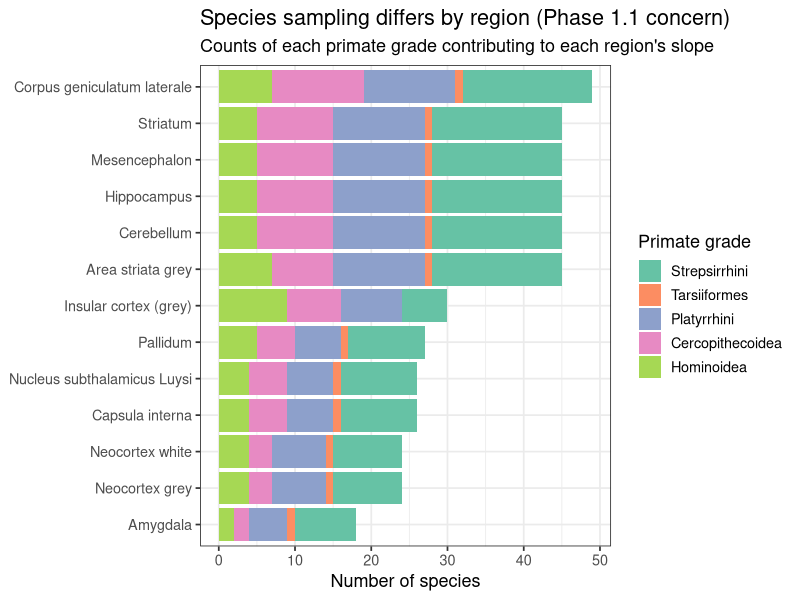
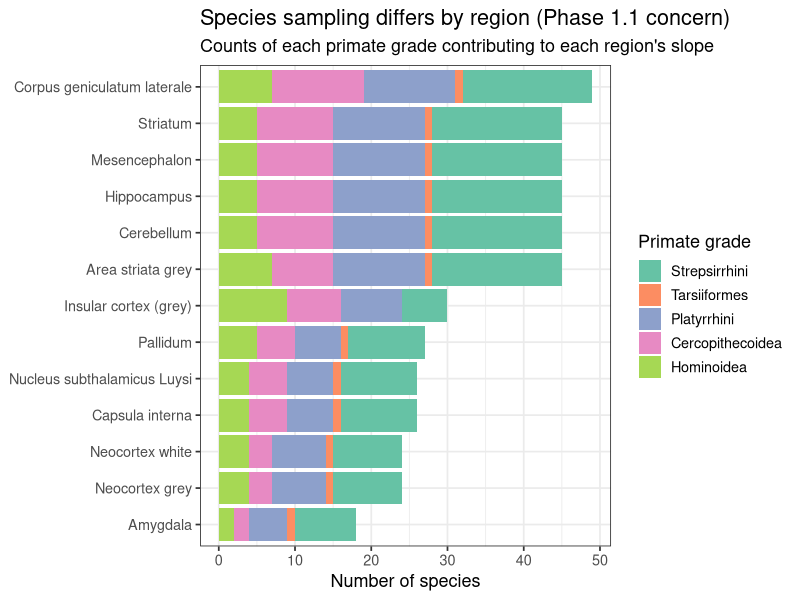
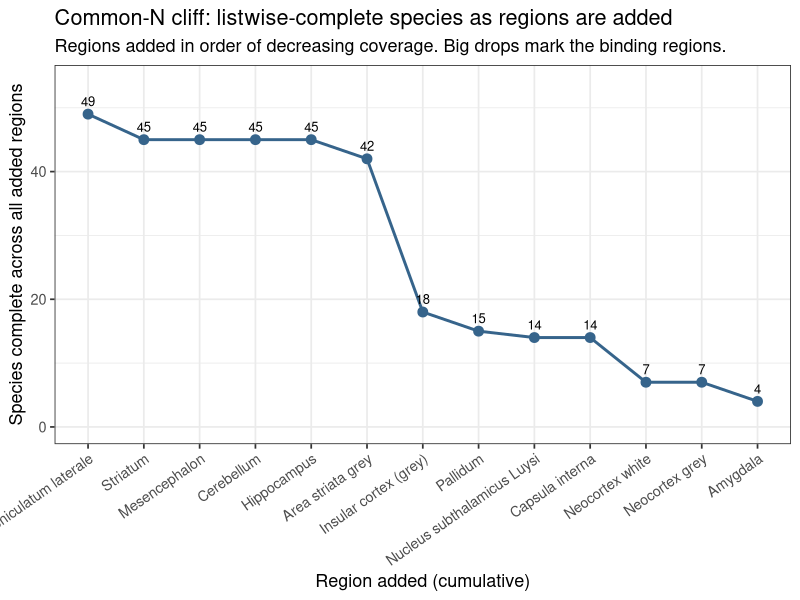
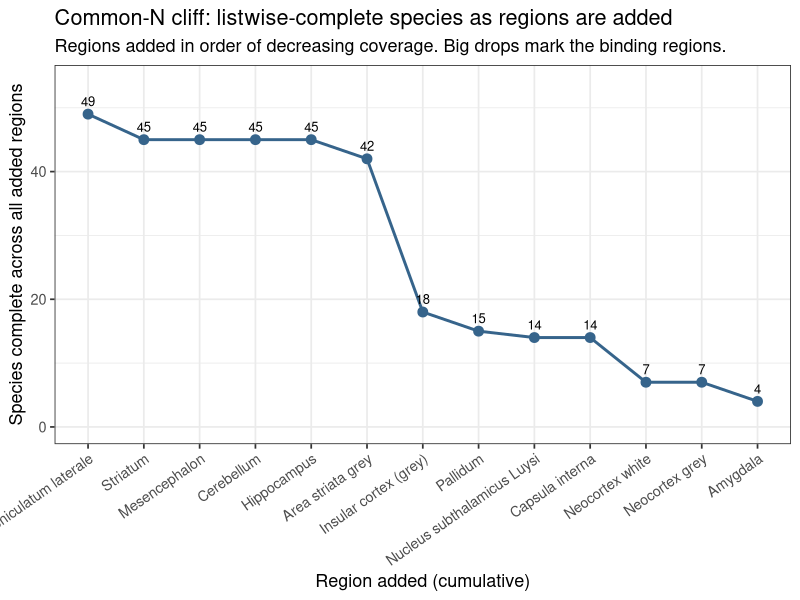

Source code (R) for these figures, in order:
# ============================================================
# Study 3 — Phase 1.1 diagnostic: missingness + clade composition
#
# Purpose: quantify the slope-comparability concern. Different regions are
# measured in different species subsets, and those subsets differ in primate
# grade composition (e.g. insula is ape-heavy / prosimian-light, cerebellum the
# opposite). PGLS does not fully remove this sampling confound, so we (a) report
# per-region N + grade composition and (b) show how a common (listwise) species
# set shrinks as regions are added — the "common-N cliff".
#
# Outputs:
#   checks/s3/phase1/s3_region_missingness_clade.csv
#   checks/s3/phase1/s3_common_N_cliff.csv
#   figs/s3/phase1/plot_clade_composition_by_region.png/.pdf
#   figs/s3/phase1/plot_common_N_cliff.png/.pdf
# ============================================================

setwd(local({ d <- normalizePath(getwd()); while (!file.exists(file.path(d, ".git")) && dirname(d) != d) d <- dirname(d); d }))  # repo root (portable; replaces hardcoded path -- see R/project_root.R)

library(tidyverse)

dir.create("checks/s3/phase1", showWarnings = FALSE, recursive = TRUE)
dir.create("figs/s3/phase1",   showWarnings = FALSE, recursive = TRUE)

# --- Data ---
Stephan <- read.csv("data_raw/Stephan_primates.csv") %>%
  filter(!is.na(Species), trimws(Species) != "") %>%   # drop trailing blank row (59 real species)
  mutate(Preferred_brain_volume = coalesce(Brain_volume, Brainvol, Total_brain_net_volume))

# Modelled regions: raw column -> display label (same order as the main script)
region_labels <- c(
  LGN_Sousa = "Corpus geniculatum laterale", Amygdala = "Amygdala", Pallidum = "Pallidum",
  NeoW_Frahm = "Neocortex white", Total_insula_volume_L = "Insular cortex (grey)",
  Nucleus_subthalamicus = "Nucleus subthalamicus Luysi", Capsula_interna = "Capsula interna",
  Striatum = "Striatum", ASG_Sousa = "Area striata grey", NeoG_Frahm = "Neocortex grey",
  Mesencephalon = "Mesencephalon", Cerebellum = "Cerebellum", Hippocampus = "Hippocampus"
)
target_cols <- names(region_labels)

# --- Primate grade lookup (genus -> grade) ---
grade_of <- function(species) {
  genus <- sub("_.*$", "", species)
  strepsirrhini <- c("Avahi","Cheirogaleus","Daubentonia","Eulemur","Galago","Galagoides",
                     "Indri","Lepilemur","Loris","Microcebus","Nycticebus","Otolemur",
                     "Perodicticus","Propithecus","Varecia")
  platyrrhini   <- c("Alouatta","Aotus","Ateles","Callithrix","Cebus","Lagothrix",
                     "Leontopithecus","Pithecia","Plecturocebus","Saguinus","Saimiri")
  cercopith     <- c("Cercocebus","Cercopithecus","Colobus","Erythrocebus","Lophocebus",
                     "Macaca","Miopithecus","Nasalis","Papio","Piliocolobus","Pygathrix",
                     "Trachypithecus")
  hominoidea    <- c("Gorilla","Homo","Hylobates","Pan","Pongo","Symphalangus")
  dplyr::case_when(
    genus == "Tarsius"        ~ "Tarsiiformes",
    genus %in% strepsirrhini  ~ "Strepsirrhini",
    genus %in% platyrrhini    ~ "Platyrrhini",
    genus %in% cercopith      ~ "Cercopithecoidea",
    genus %in% hominoidea     ~ "Hominoidea",
    TRUE                      ~ "Unassigned"
  )
}
clade_levels <- c("Strepsirrhini","Tarsiiformes","Platyrrhini","Cercopithecoidea","Hominoidea")
Stephan$grade <- factor(grade_of(Stephan$Species), levels = clade_levels)
N_total <- nrow(Stephan)

# ============================================================
# Table 1 — per-region missingness + clade composition
# ============================================================
region_clade <- map_dfr(target_cols, function(col) {
  present <- Stephan[!is.na(Stephan[[col]]), ]
  counts  <- as.list(table(factor(present$grade, levels = clade_levels)))
  tibble(raw_column = col, Structure = region_labels[[col]],
         N_present = nrow(present), N_missing = N_total - nrow(present),
         pct_missing = round(100 * (N_total - nrow(present)) / N_total, 1)) %>%
    bind_cols(as_tibble(counts))
})
write_csv(region_clade, "checks/s3/phase1/s3_region_missingness_clade.csv")

# Stacked-bar figure (clade composition per region, ordered by N)
clade_long <- region_clade %>%
  pivot_longer(all_of(clade_levels), names_to = "grade", values_to = "n") %>%
  mutate(grade = factor(grade, levels = clade_levels),
         Structure = fct_reorder(Structure, N_present))

p_clade <- ggplot(clade_long, aes(x = Structure, y = n, fill = grade)) +
  geom_col() +
  coord_flip() +
  scale_fill_brewer(palette = "Set2") +
  theme_bw(base_size = 13) +
  labs(title = "Species sampling differs by region (Phase 1.1 concern)",
       subtitle = "Counts of each primate grade contributing to each region's slope",
       x = NULL, y = "Number of species", fill = "Primate grade")
ggsave("figs/s3/phase1/plot_clade_composition_by_region.png", p_clade, width = 9, height = 5.5, dpi = 300)
ggsave("figs/s3/phase1/plot_clade_composition_by_region.pdf", p_clade, width = 9, height = 5.5)

# ============================================================
# Table 2 — common-N cliff (regions added in order of decreasing N)
# ============================================================
ordered_cols <- region_clade %>% arrange(desc(N_present)) %>% pull(raw_column)

common <- Stephan$Species
cliff <- map_dfr(seq_along(ordered_cols), function(i) {
  col <- ordered_cols[i]
  present <- Stephan$Species[!is.na(Stephan[[col]])]
  common <<- intersect(common, present)
  comp <- table(factor(grade_of(common), levels = clade_levels))
  tibble(step = i, region_added = region_labels[[col]],
         region_N = length(present), cumulative_common_N = length(common),
         common_species_clades = paste(sprintf("%s:%d", names(comp), as.integer(comp))[comp > 0],
                                       collapse = "; "))
})
write_csv(cliff, "checks/s3/phase1/s3_common_N_cliff.csv")

p_cliff <- ggplot(cliff, aes(reorder(region_added, step), cumulative_common_N, group = 1)) +
  geom_line(color = "steelblue4", linewidth = 1) +
  geom_point(size = 3, color = "steelblue4") +
  geom_text(aes(label = cumulative_common_N), vjust = -0.8, size = 3.3) +
  coord_cartesian(ylim = c(0, max(cliff$cumulative_common_N) + 5)) +
  theme_bw(base_size = 13) +
  labs(title = "Common-N cliff: listwise-complete species as regions are added",
       subtitle = "Regions added in order of decreasing coverage. Big drops mark the binding regions.",
       x = "Region added (cumulative)", y = "Species complete across all added regions") +
  theme(axis.text.x = element_text(angle = 35, hjust = 1))
ggsave("figs/s3/phase1/plot_common_N_cliff.png", p_cliff, width = 9, height = 5.5, dpi = 300)
ggsave("figs/s3/phase1/plot_common_N_cliff.pdf", p_cliff, width = 9, height = 5.5)

message("Phase 1.1 diagnostic written to checks/s3/phase1/ and figs/s3/phase1/")
print(region_clade)
print(cliff)
